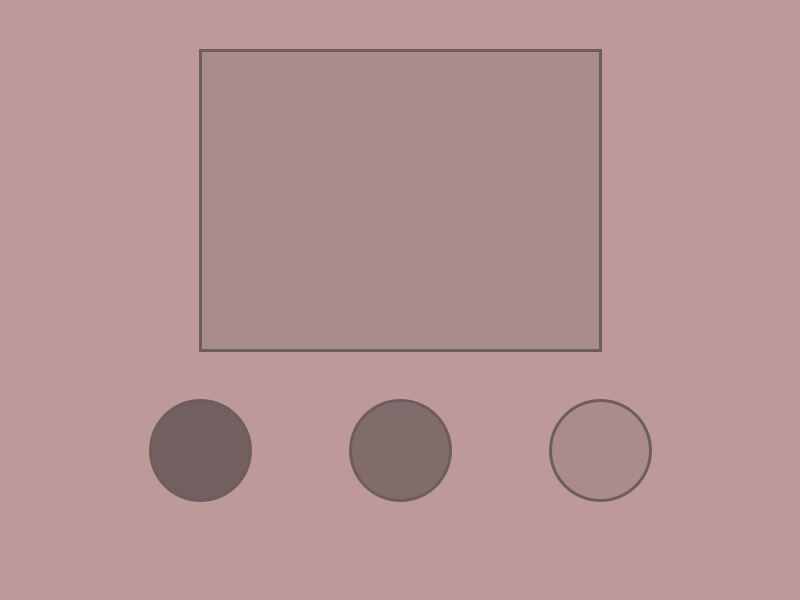
Frame 1 (no input)
Frame 60 (the mouse pressed at the canvas centre just before this capture): identical to frame 1, image omitted
Frame 120 (the mouse held since frame 60 and released just before this capture): identical to frame 1, image omitted

The Processing sketch that drew this single still picture (run headless with seeded random() and noise(); from frame 60 on, the mouse is pressed at the canvas centre):

// Processing sketch: Paint_APP
// ── Paint_APP.pde
// colourlover
// paint APP 
// mar 12
//pallette of colors 
color darkgrey = #6E5D5D;
color darkbrown =  #726060;
color brown = #826B6B;
color lightbrown = #AB8C8C;
color skincolor = #BD9999;
color white = #FFFFFF;
// variables for color selection 
color SelectedColor;  

void setup() {
  size (800,600);
  strokeWeight(3);
  stroke(darkgrey);
  SelectedColor = lightbrown;
} // setup end ========

void draw() {
  background (skincolor);
  
  //buttons 
  //darkbrown
  if (dist(200,450,mouseX, mouseY) < 50) {
  stroke(white); 
  } else{
  stroke(darkgrey);
  }
  fill(darkbrown);
  circle (200,450,100); 
  
  //brown
  if (dist(400,450,mouseX, mouseY) < 50) {
  stroke(white); 
  } else{
  stroke(darkgrey);
  }
  fill (brown);
  circle(400,450,100);
  
  //lightbrown
   if (dist(600,450,mouseX, mouseY) < 50) {
  stroke(white); 
  } else{
  stroke(darkgrey);
  }
  fill(lightbrown);
  circle(600,450,100);
  
  //indicator 
  stroke(darkgrey);
  fill(SelectedColor);
  rect(200,50,400,300); 
} // end of draw =====================


void mouseReleased() {
  // darkbrown button 
  if (dist(200,450,mouseX, mouseY) < 50) {
    SelectedColor = darkbrown ; 
  } 
  //browm button
  if(dist(400,450,mouseX,mouseY)<50){
    SelectedColor=brown;
  }
   //lightbrown button
  if(dist(600,450,mouseX,mouseY)<50){
    SelectedColor=lightbrown;
  }
} // end mouseReleased ==========
